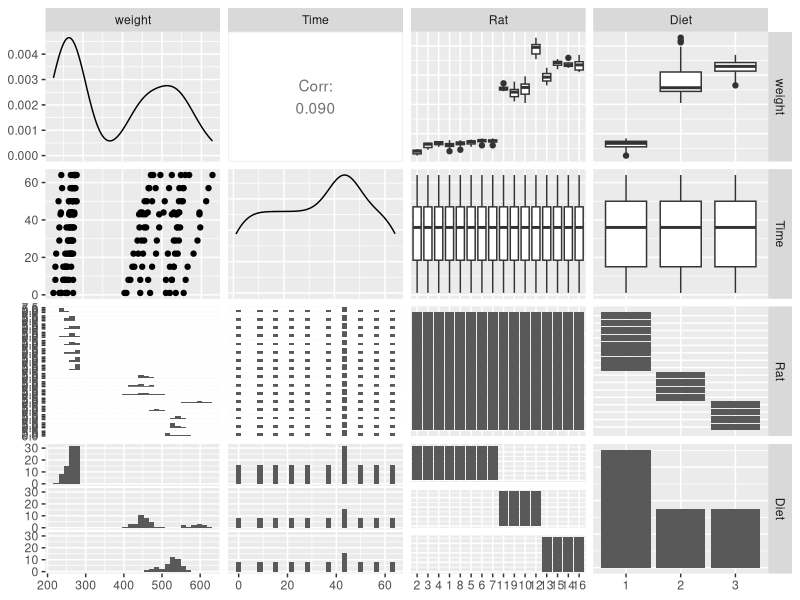
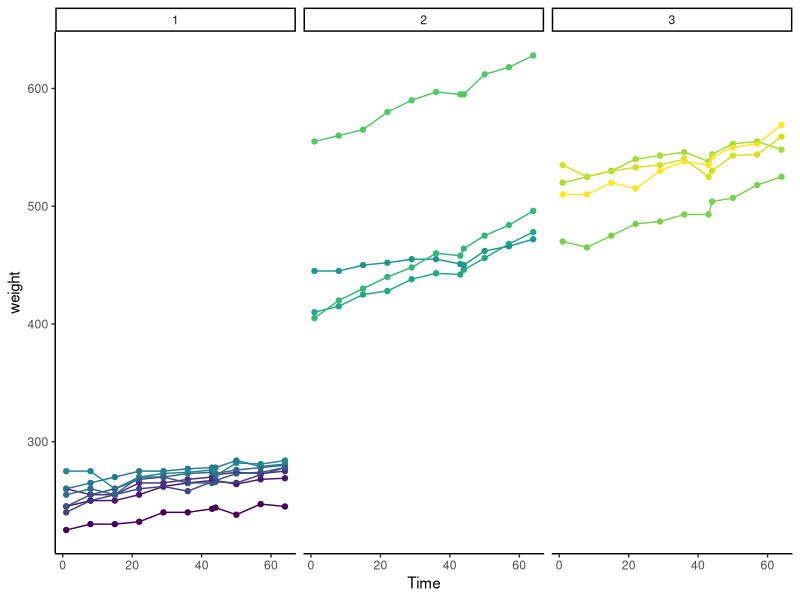
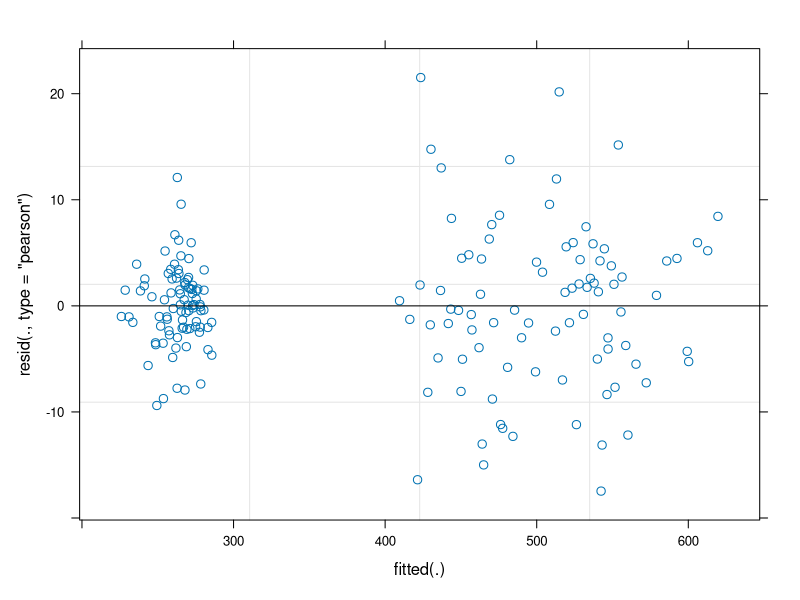
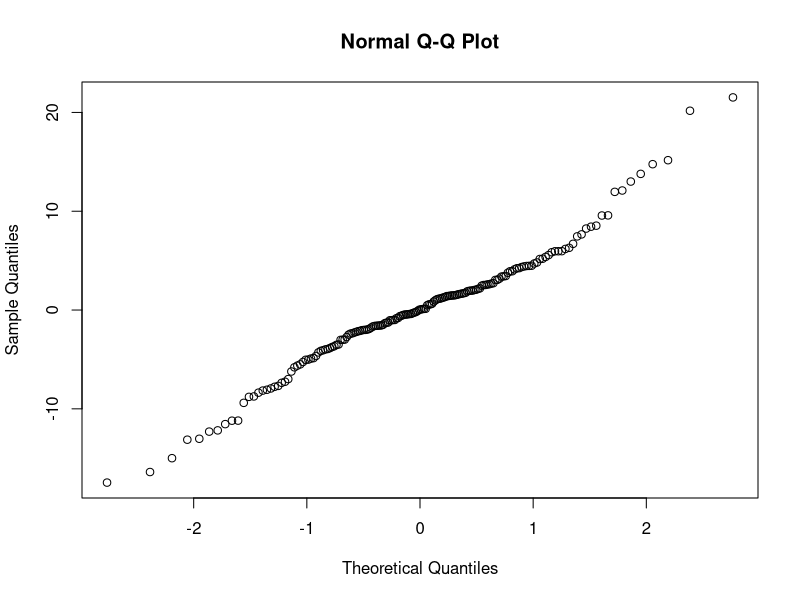
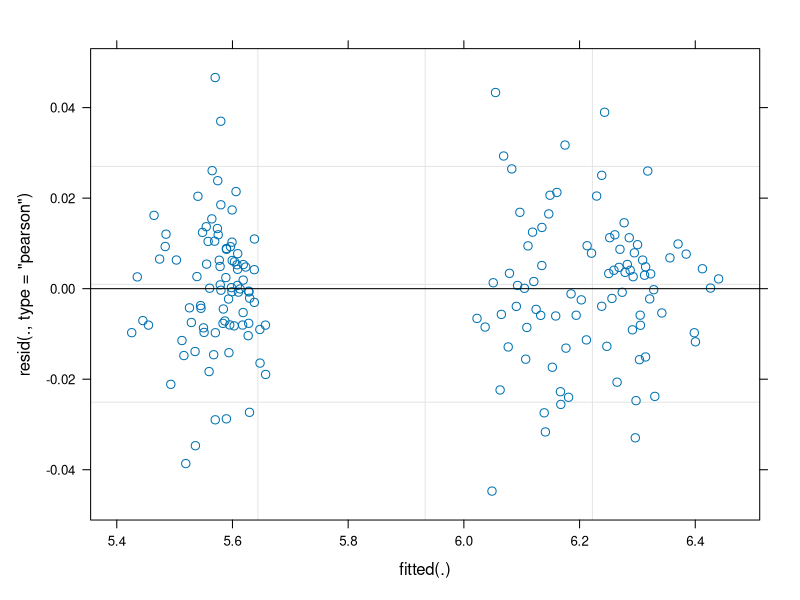
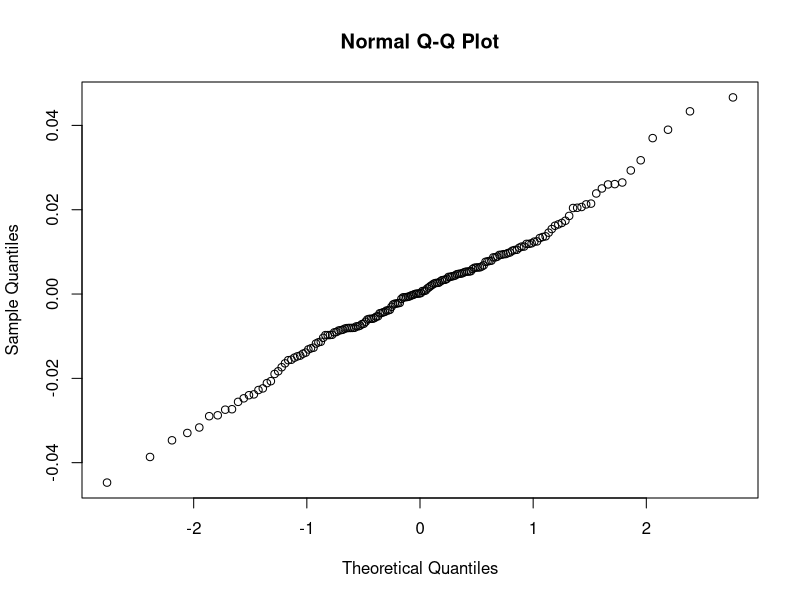
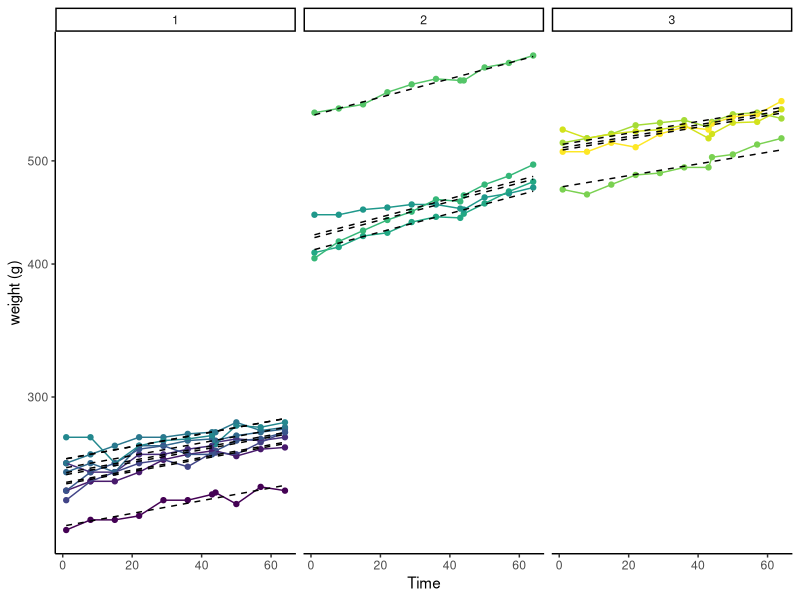
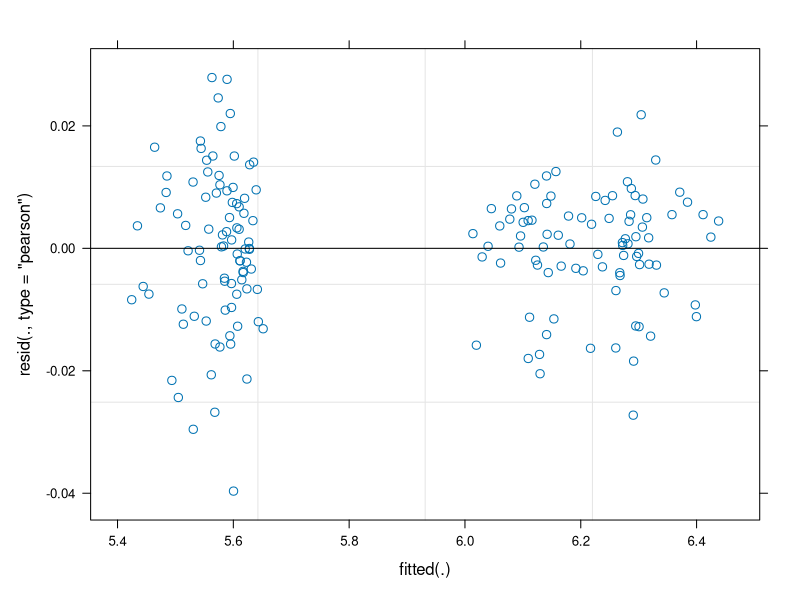

The R source for these figures, in order:
## ---- chunk 1
library(tidyverse)
library(nlme)
library(lme4)
library(GGally)
library(broom.mixed)
## ---- chunk 2
BodyWeight |> 
  as_tibble()

#also look at the help file to see what the columns each mean
?BodyWeight
## ---- chunk 3
ggpairs(BodyWeight, cardinality_threshold = 16, bins = 50)
## ---- chunk 4

BodyWeight |> 
  ggplot(aes(x = Time, y = weight, colour = Rat))+
  geom_point() +
  geom_line()+
  facet_wrap(~Diet)+
  theme_classic() +
  guides(colour = "none")

## ---- chunk 5

model1 <- lmer(weight ~ Time * Diet + (1|Rat), data = BodyWeight)
plot(model1)
qqnorm(resid(model1))

## ---- chunk 6
model2 <- lmer(log(weight) ~ Time * Diet + (1|Rat), data = BodyWeight)
## ---- chunk 7
plot(model2)
qqnorm(resid(model2))
## ---- chunk 8

BodyWeight |> 
  mutate(pred = predict(model2) |> exp()) |> 
  ggplot(aes(x = Time, y = weight, colour = Rat))+
  geom_point() +
  geom_line()+
  geom_line(aes(y = pred, group = Rat), colour = "black",linetype = 2)+
  scale_y_log10("weight (g)")+  
  facet_wrap(~Diet)+
  theme_classic() +
  guides(colour = "none")

## ---- chunk 9
model3 <- lmer(log(weight) ~ Time * Diet + (Time|Rat), data = BodyWeight)
## ---- chunk 10

model3a <- lmer(log(weight) ~ Time * Diet + (Time|Rat), data = BodyWeight, control = lmerControl(optimizer = "Nelder_Mead", optCtrl = list(maxfun = 1e7)))
## ---- chunk 11
anova(model3a, model2)
## ---- chunk 12
plot(model3a)
qqnorm(resid(model3a))
## ---- chunk 13

BodyWeight |> 
  mutate(pred = predict(model3a) |> exp()) |> 
  ggplot(aes(x = Time, y = weight, colour = Rat))+
  geom_point() +
  geom_line()+
  geom_line(aes(y = pred, group = Rat), colour = "black",linetype = 2)+
  scale_y_log10("weight (g)")+  
  facet_wrap(~Diet)+
  theme_classic() +
  guides(colour = "none")

## ---- chunk 14
model4 <- lmer(log(weight) ~ Time * Diet + (Time|Rat) + (1|Time), data = BodyWeight)
## ---- chunk 15
anova(model3a, model4)

#might also want to re-check the diagnostic plots and data plot
# plot(model4)
# qqnorm(resid(model4))

# BodyWeight |> 
#   mutate(pred = predict(model4) |> exp()) |> 
#   ggplot(aes(x = Time, y = weight, colour = Rat))+
#   geom_point() +
#   geom_line()+
#   geom_line(aes(y = pred, group = Rat), colour = "black",linetype = 2)+
#   scale_y_log10("weight (g)")+  
#   facet_wrap(~Diet)+
#   theme_classic() +
#   guides(colour = "none")

## ---- chunk 16
summary(model4)
## ---- chunk 17
model5 <- lmer(log(weight) ~ Time + Diet + (Time|Rat) + (1|Time), data = BodyWeight, control = lmerControl(optimizer = "Nelder_Mead", optCtrl = list(maxfun = 1e7)))
## ---- chunk 18
anova(model4, model5)
## ---- chunk 19
drop1(model5)
## ---- chunk 20

BodyWeight |> 
  mutate(pred = predict(model5) |> exp()) |> 
  ggplot(aes(x = Time, y = weight, colour = Rat))+
  geom_point() +
  geom_line()+
  geom_line(aes(y = pred, group = Rat), colour = "black",linetype = 2)+
  scale_y_log10("weight (g)")+  
  facet_wrap(~Diet)+
  theme_classic() +
  guides(colour = "none")
## ---- chunk 21
model6 <- lmer(log(weight) ~ Time * Diet + (1|Rat) + (1|Time), data = BodyWeight)
model7 <- lmer(log(weight) ~ Time + Diet + (1|Rat) + (1|Time), data = BodyWeight)

anova(model6, model7)
## ---- chunk 22
slope_effect <- tidy(model5, effects = "ran_vals") |> 
  filter(group == "Rat", term == "Time")

#plot out the distribution
slope_effect |> 
  ggplot(aes(x = estimate, after_stat(density)))+
  geom_histogram(bins = 8, fill = "grey80")+
  geom_density(colour = "blue")+
  geom_vline(xintercept = 0, colour = "red", linetype = 2)+
  theme_classic()

#use a quantile-quantile plot to get a clearer view of the normality
slope_effect |> 
  ggplot(aes(sample = estimate))+
  geom_qq() +
  geom_qq_line()+
  geom_hline(yintercept = 0, colour = "red", linetype = 2)+
  theme_classic()
## ---- chunk 23
#all rats have a first time point, so quick to just filter down to one time point and join to the random effects 

Diets_And_slopes <- BodyWeight |> 
  as_tibble() |> 
  filter(Time == 1) |>
  left_join(slope_effect, by = c("Rat" = "level"))

Diets_And_slopes |> 
  ggplot(aes(x = estimate, y = Rat |> as.numeric() |> factor(), colour = Diet))+
  geom_point()+
  geom_linerange(aes(xmin = estimate - std.error, xmax = estimate + std.error))+
  geom_vline(xintercept = 0,  linetype = 2)+
  scale_y_discrete("Rat number") +
  scale_x_continuous("estimate of individual slope") +
  theme_classic()

## ---- chunk 24
# logged initial weight on diet 1 is the intercept, the first of the fixed effects
Diet1i <- fixef(model5)[1] #5.5
# the logged initial weight on diet 2 is the logged initial weight on diet 1 (the intercept) plus the Diet 2 effect (the third of the fixed effects)
Diet2i <- Diet1i + fixef(model5)[3]
# on the logged scale, the weight gain over 60 days for either diet is 60 times the slope with time (the second fixed effect)
loggedgain <- 60 * fixef(model5)[2]

# to convert back from the log scale we need to use the exp() function
# so for diet 1, the gain of weight in grams is the final weight minus the initial weight:
exp(Diet1i + loggedgain) - exp(Diet1i) #23.6

# and a similar calculation of weight gain in gramps for diet 2, 
exp(Diet2i + loggedgain) - exp(Diet2i) #43.8

## ---- chunk 25
# all the fitted parameters 
parameters <- tidy(model4)
#all the confidence intervals
CIs <- confint(model4)

#exponential growth rate on diet 1:
parameters |> 
  filter(term == "Time") |> 
  pull(estimate)
#confidence interval on that value
CIs |> 
  as_tibble(rownames = "term" ) |> 
  filter(term == "Time")

#change in growth rate on diet 2:
parameters |> 
  filter(term == "Time:Diet2") |> 
  pull(estimate)
#confidence interval on that value
CIs |> 
  as_tibble(rownames = "term" ) |> 
  filter(term == "Time:Diet2")

#change in growth rate on diet 3:
parameters |> 
  filter(term == "Time:Diet3") |> 
  pull(estimate)
#confidence interval on that value
CIs |> 
  as_tibble(rownames = "term" ) |> 
  filter(term == "Time:Diet3")

## ---- chunk 26
diet1rate <- parameters |> 
  filter(term == "Time") |> 
  pull(estimate)
diet2change <-  parameters |> 
  filter(term == "Time:Diet2") |> 
  pull(estimate)

diet2change/diet1rate
## ---- chunk 27
BodyWeight1 <- 
  BodyWeight |> 
  mutate(cage = ceiling(as.numeric(BodyWeight$Rat)/2) |> factor())
## ---- chunk 28
model8 <- lmer(log(weight) ~ Time * Diet + (Time|Rat) + (1|Time) + (1|cage), data = BodyWeight1, control = lmerControl(optimizer = "Nelder_Mead", optCtrl = list(maxfun = 1e7)))
## ---- chunk 29
model9 <- lmer(log(weight) ~ Time + Diet + (Time|Rat) + (1|Time) + (1|cage), data = BodyWeight1, control = lmerControl(optimizer = "Nelder_Mead", optCtrl = list(maxfun = 1e7)))

anova(model8, model9)
## ---- chunk 30
model10 <- lmer(log(weight) ~ Time * Diet + (Time|Rat) + (1|Time) + (Time|cage), data = BodyWeight1, control = lmerControl(optimizer = "bobyqa", optCtrl = list(maxfun = 1e7)))
model11 <- lmer(log(weight) ~ Time + Diet + (Time|Rat) + (1|Time) + (Time|cage), data = BodyWeight1, control = lmerControl(optimizer = "bobyqa", optCtrl = list(maxfun = 1e7)))
